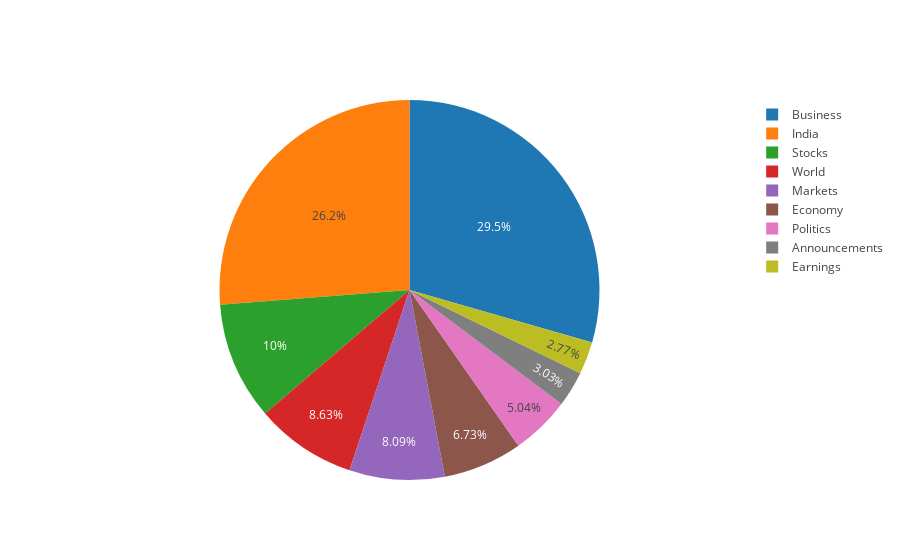

The notebook cell this image was saved under:
### Code cell
import plotly
import pandas as pd
import plotly.graph_objs as go
plotly.offline.init_notebook_mode(connected=True)
df=pd.read_csv('mc.csv',encoding='iso-8859-13')
c_df=df['Category'].value_counts()
c_df=c_df[c_df.values>300]
labels=c_df.index
values=c_df.values
trace=go.Pie(labels=labels,values=values)
plotly.offline.iplot([trace])

### Figure 1 — Plotly figure (JSON) as saved in the notebook; plotly's stock layout.template omitted (floating-point values rounded to 4 significant figures)
{"data": [{"labels": ["Business", "India", "Stocks", "World", "Markets", "Economy", "Politics", "Announcements", "Earnings"], "type": "pie", "values": [3438, 3063, 1170, 1007, 945, 786, 588, 354, 323]}], "layout": {}}
